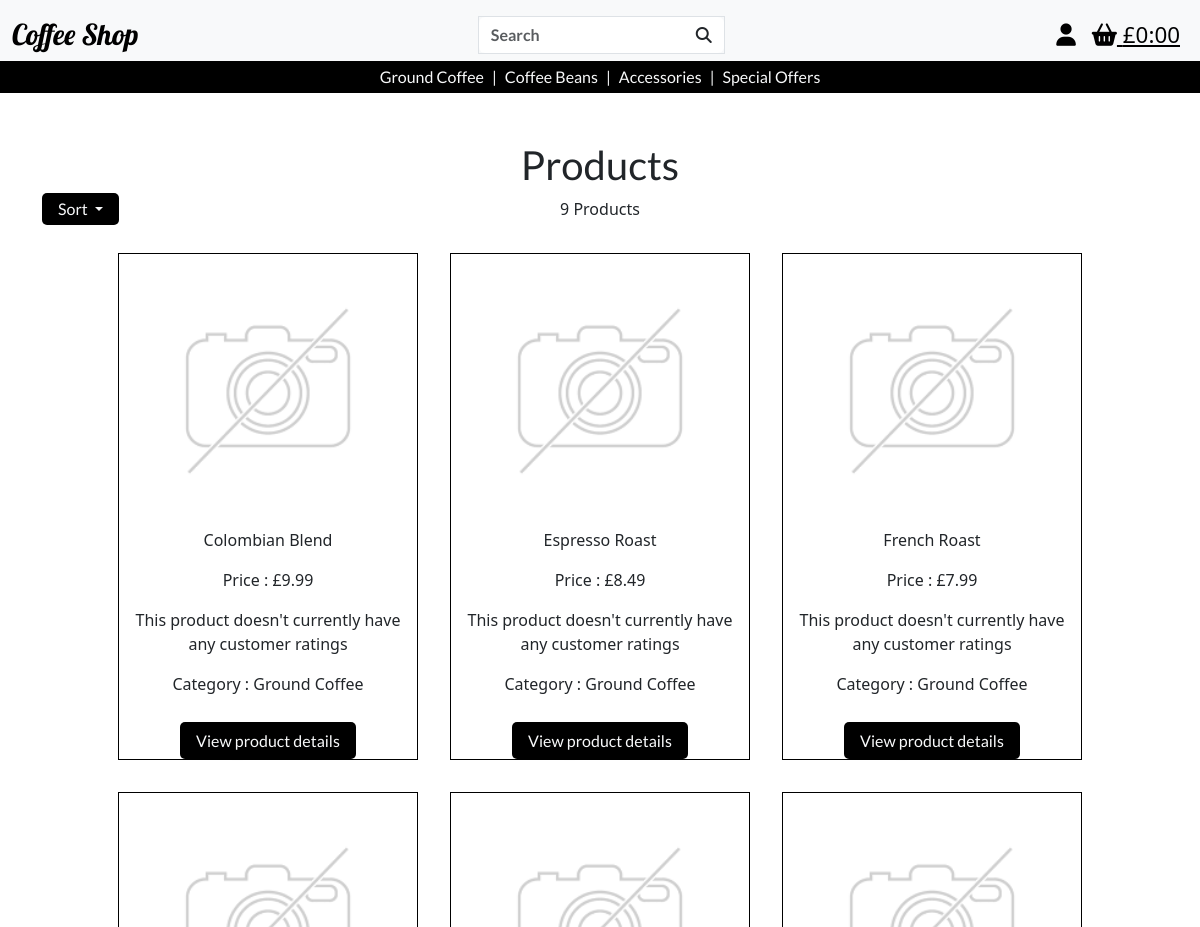
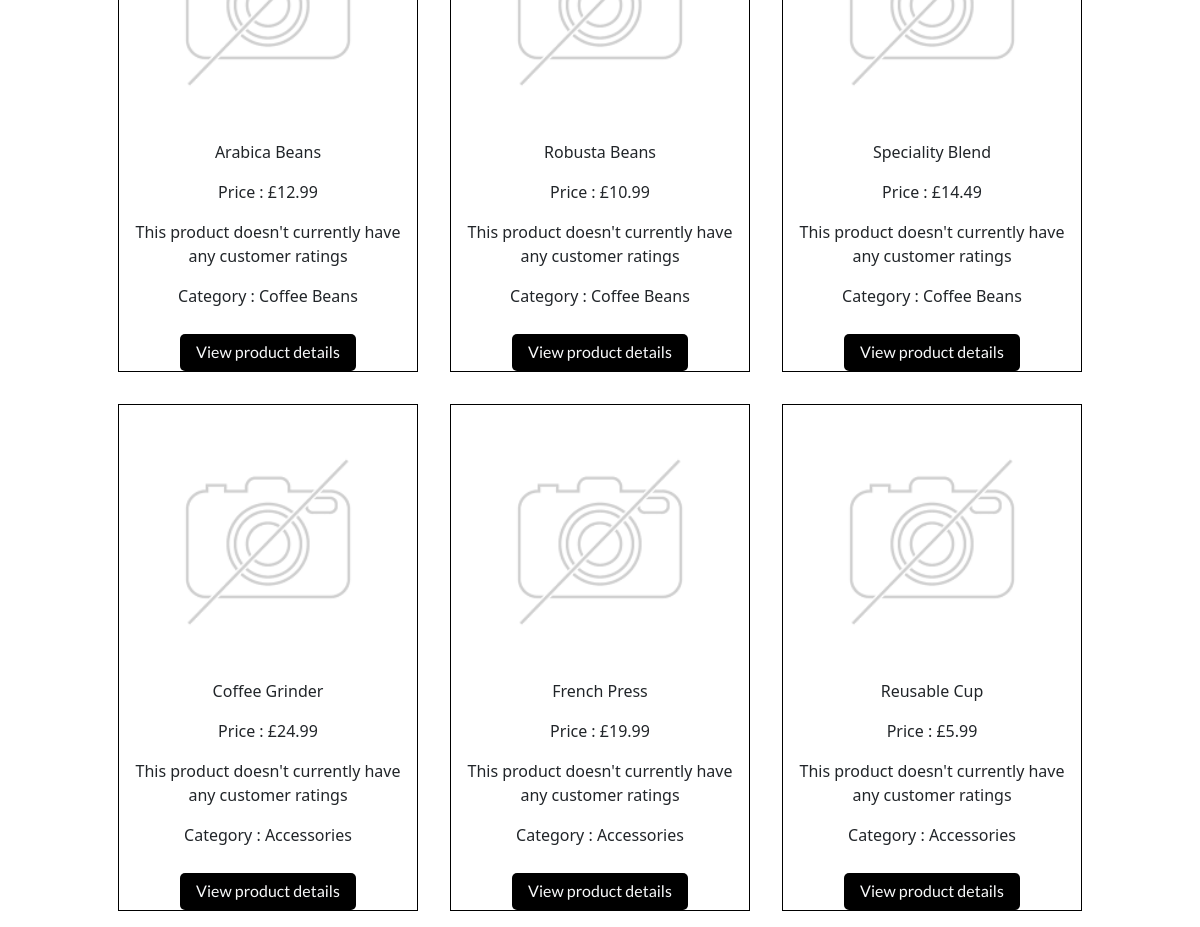
Screenshot of /products/ with the database file from the repository (2 pictures, top to bottom).
### products/models.py (models this page shows, shortened)
class Product(models.Model):
    category = models.ForeignKey(
        'Category', null=True, blank=True, on_delete=models.SET_NULL)
    sku = models.CharField(max_length=254, null=True, blank=True)
    product_name = models.CharField(max_length=254)
    description = models.TextField()
    price = models.DecimalField(max_digits=6, decimal_places=2)
    image_url = models.URLField(max_length=1024, null=True, blank=True)
    image = models.ImageField(null=True, blank=True)

class Category(models.Model):
    class Meta:
        verbose_name_plural = 'Categories'
    name = models.CharField(max_length=254)
    friendly_name = models.CharField(max_length=254, null=True, blank=True)

### products/views.py (the view, shortened to what this page needs)
# urls.py: path('', views.all_products, name='products'),
def all_products(request):
    products = Product.objects.all()
    query = None
    sort = None
    direction = None
    category = None
    sortkey = 'id'
    products = products.annotate(avg_rating=Round(Avg('reviews__rating')))
    current_sorting = f'{sort}_{direction}'
    context = {
        'products': products,
        'search_term': query,
        'current_sorting': current_sorting,
        'selected_category': category,
    }
    return render(request, 'products/products.html', context)

### bag/contexts.py (called while the page is built, shortened)
def bag_contents(request):
    bag_items = []
    total = 0
    product_count = 0
    bag = request.session.get('bag', {})
    if total < settings.FREE_DELIVERY_THRESHOLD:
        delivery = total * Decimal(settings.STANDARD_DELIVERY_PERCENTAGE / 100)
        free_delivery_delta = settings.FREE_DELIVERY_THRESHOLD - total
    else:
        delivery = 0
        free_delivery_delta = 0
    grand_total = delivery + total
    context = {
        'bag_items' : bag_items,
        'total' : total,
        'product_count' : product_count,
        'delivery': delivery,
        'free_delivery_delta' : free_delivery_delta,
        'free_delivery_threshold' : settings.FREE_DELIVERY_THRESHOLD,
        'grand_total' : grand_total,
    }
    return context

### products/templates/products/products.html (shortened to what this page needs)
{% extends 'base.html' %} {% load static %} {% block extra_css %}
<link rel="stylesheet" href="{% static 'css/products.css' %}" />
{% endblock%} {% block content %}
<div class="container-fluid">
  <div class="row">
    <div class="col text-center mt-5 products-header">
      <h1>Products</h1>
    </div>
  </div>
  <div class="container">
    <div class="row">
      <div class="col-2">
        <a
          class="products-button dropdown-toggle"
          href="#"
          role="button"
          id="dropdownMenuLink"
          data-bs-toggle="dropdown"
          aria-expanded="false"
        >
          Sort
        </a>
      </div>
      <div class="col-8 text-center">
        <p class="">
          {{ products|length }} Products
        </p>
      </div>
      <div class="col-2">
      </div>
    </div>
  </div>
  <div class="row justify-content-center">
    {% for product in products %}
    <div class="col-10 col-sm-5 col-lg-3 m-3 product-container">
      {% if product.image %}
      <a href="{% url 'product_detail' product.id %}">
        <img
          class="card-img-top img-fluid"
          src="{{ product.image.url }}"
          alt="{{ product.name }}"
        />
      </a>
      {% else %}
      <a href="{% url 'product_detail' product.id %}">
        <img
          class="card-img-top img-fluid"
          src="{{ MEDIA_URL }}noimage.png"
          alt="{{ product.name }}"
        />
      </a>
      {% endif %}
      <div class="">
        <div class="row">
          <div class="col text-center">
            <p>{{ product.product_name }}</p>
            <p>Price : £{{ product.price }}</p>
            {% if product.avg_rating %}
              {% if product.avg_rating == 1 %}
                <p>Rating: <i class="fa-solid fa-star"></i></p>
              {% elif product.avg_rating == 2 %}
                <p>Rating: <i class="fa-solid fa-star"></i><i class="fa-solid fa-star"></i></p>
              {% elif product.avg_rating == 3 %}
                <p>Rating: <i class="fa-solid fa-star"></i><i class="fa-solid fa-star"></i><i class="fa-solid fa-star"></i></p>
              {% elif product.avg_rating == 4 %}
                <p>Rating: <i class="fa-solid fa-star"></i><i class="fa-solid fa-star"></i><i class="fa-solid fa-star"></i><i class="fa-solid fa-star"></i></p>
              {% elif product.avg_rating == 5 %}
                <p>Rating: <i class="fa-solid fa-star"></i><i class="fa-solid fa-star"></i><i class="fa-solid fa-star"></i><i class="fa-solid fa-star"></i><i class="fa-solid fa-star"></i></p>
              {% endif %}
            {% else %}
            <p>This product doesn't currently have any customer ratings</p>
            {% endif %}
            {% if product.category %}
            <p>Category : {{ product.category.friendly_name }}</p>
            {% endif %}
            <div class="d-inline-block">
              <a
                href="{% url 'product_detail' product.id %}"
                class="d-block products-button"
                >View product details</a
              >
            </div>
          </div>
        </div>
      </div>
    </div>
    {% endfor %}
  </div>
</div>
{% endblock %}

### static/css/base.css (style rules this page uses)
.products-button { color: #f8f9fa; font-family: "lato", sans-serif; font-weight: 400; text-shadow: 0 0 6px #000000, 0 0 9px #000000, 0 0 12px #000000; text-decoration: none; background-color: black; padding: 0.4rem 1rem; border-radius: 5px; margin-top: 10px; }

### static/css/products.css (style rules this page uses)
.products-header { font-family: 'lato', sans-serif; }
.product-container { border: 1px solid black; }
.products-button { color: #f8f9fa; font-family: 'lato', sans-serif; font-weight: 400; text-shadow: 0 0 6px #000000, 0 0 9px #000000, 0 0 12px #000000; text-decoration: none; background-color: black; padding: 0.4rem 1rem; border-radius: 5px; margin-top: 10px; }

### rows the page displays
Product: product_name "Colombian Blend", price "9.99", shows "This product doesn't currently have any customer ratings", category.friendly_name "Ground Coffee"
Product: product_name "Espresso Roast", price "8.49", shows "This product doesn't currently have any customer ratings", category.friendly_name "Ground Coffee"
Product: product_name "French Roast", price "7.99", shows "This product doesn't currently have any customer ratings", category.friendly_name "Ground Coffee"
Product: product_name "Arabica Beans", price "12.99", shows "This product doesn't currently have any customer ratings", category.friendly_name "Coffee Beans"
Product: product_name "Robusta Beans", price "10.99", shows "This product doesn't currently have any customer ratings", category.friendly_name "Coffee Beans"
Product: product_name "Speciality Blend", price "14.49", shows "This product doesn't currently have any customer ratings", category.friendly_name "Coffee Beans"
Product: product_name "Coffee Grinder", price "24.99", shows "This product doesn't currently have any customer ratings", category.friendly_name "Accessories"
Product: product_name "French Press", price "19.99", shows "This product doesn't currently have any customer ratings", category.friendly_name "Accessories"
Product: product_name "Reusable Cup", price "5.99", shows "This product doesn't currently have any customer ratings", category.friendly_name "Accessories"

### other values shown
{{ products|length }} "9"
